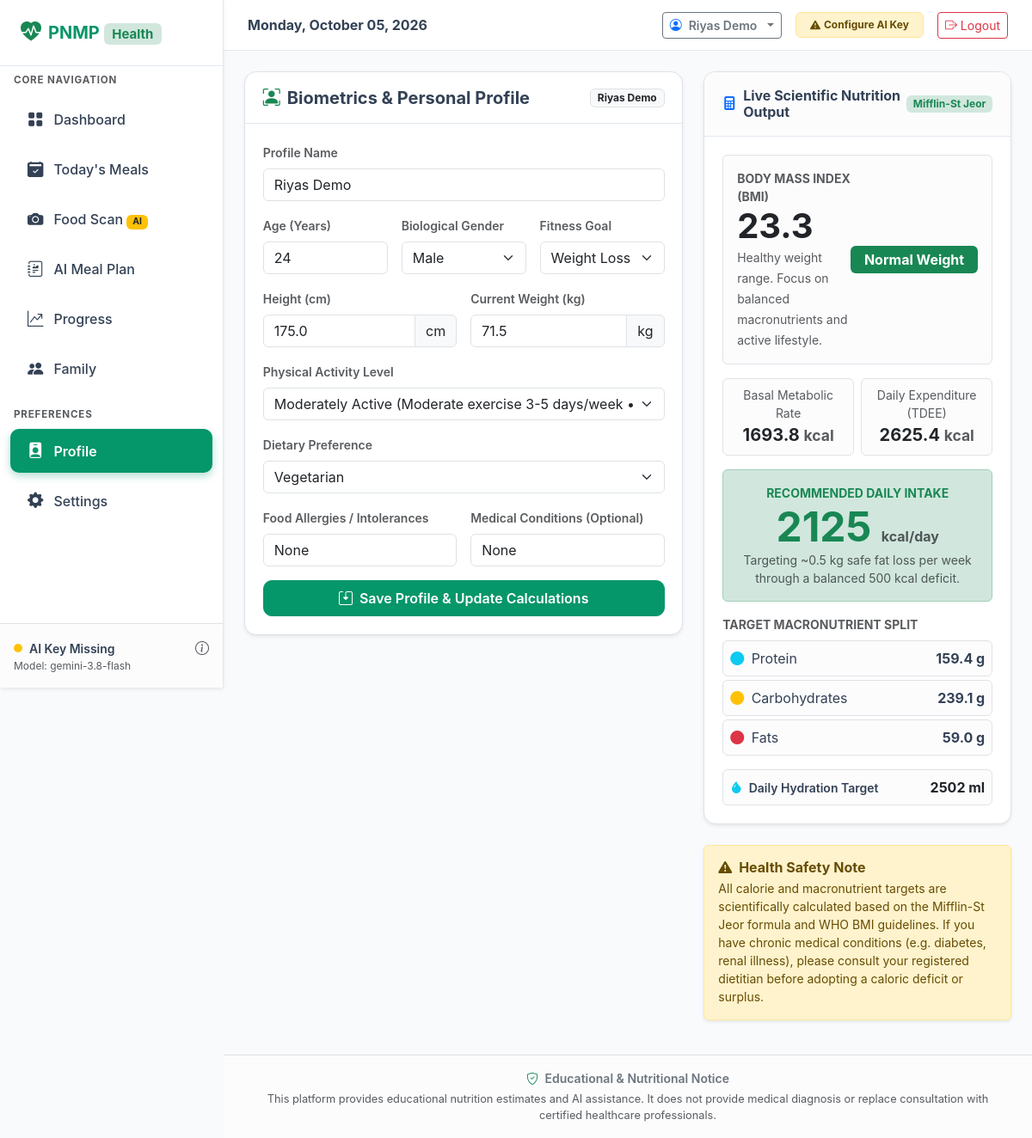
/profile, run on the app's committed database.
### tables this page shows
CREATE TABLE family_members (
        id INTEGER PRIMARY KEY AUTOINCREMENT,
        user_id INTEGER NOT NULL REFERENCES users(id) ON DELETE CASCADE,
        name TEXT NOT NULL,
        relationship TEXT DEFAULT 'Self',
        is_primary INTEGER DEFAULT 0,
        created_at TIMESTAMP DEFAULT CURRENT_TIMESTAMP
    );

CREATE TABLE profiles (
        id INTEGER PRIMARY KEY AUTOINCREMENT,
        member_id INTEGER UNIQUE NOT NULL REFERENCES family_members(id) ON DELETE CASCADE,
        age INTEGER DEFAULT 25,
        gender TEXT DEFAULT 'Male',
        height_cm REAL DEFAULT 172.0,
        weight_kg REAL DEFAULT 68.0,
        activity_level TEXT DEFAULT 'Moderately Active',
        dietary_preference TEXT DEFAULT 'Vegetarian',
        allergies TEXT DEFAULT '',
        medical_conditions TEXT DEFAULT '',
        fitness_goal TEXT DEFAULT 'Weight Maintenance',
        updated_at TIMESTAMP DEFAULT CURRENT_TIMESTAMP
    );

### app.py (the view, shortened to what this page needs)
@app.route("/profile", methods=["GET", "POST"])
@login_required
def profile():
    member_id = session.get("active_member_id")
    conn = get_db()
    cursor = conn.cursor()
    profile_data, targets = get_active_profile_and_targets(member_id)
    cursor.execute("SELECT name, relationship FROM family_members WHERE id = ?", (member_id,))
    member_info = cursor.fetchone()
    conn.close()
    return render_template("profile.html", profile=profile_data, targets=targets, member_info=member_info)

### templates/profile.html (shortened to what this page needs)
{% extends "base.html" %}
{% block content %}
<div class="row g-4">
  <div class="col-lg-7">
    <div class="pnmp-card shadow-sm border">
      <div class="pnmp-card-header">
        <h5 class="mb-0 fw-bold d-flex align-items-center gap-2">
          <i class="bi bi-person-bounding-box text-success"></i> Biometrics & Personal Profile
        </h5>
        <span class="badge bg-light text-dark border">{{ member_info.name if member_info else 'User' }}</span>
      </div>
      <div class="pnmp-card-body">
        <form method="POST" action="{{ url_for('profile') }}" id="profileForm">
          <div class="mb-3">
            <label for="name" class="form-label fw-semibold small text-muted">Profile Name</label>
            <input type="text" class="form-control" id="name" name="name" value="{{ member_info.name if member_info else '' }}" required>
          </div>
          <div class="row g-3 mb-3">
            <div class="col-md-4">
              <label for="age" class="form-label fw-semibold small text-muted">Age (Years)</label>
              <input type="number" class="form-control" id="age" name="age" value="{{ profile.age }}" min="10" max="120" required oninput="calculateLivePreview()">
            </div>
            <div class="col-md-4">
              <label for="gender" class="form-label fw-semibold small text-muted">Biological Gender</label>
              <select class="form-select" id="gender" name="gender" required onchange="calculateLivePreview()">
                <option value="Male" {% if profile.gender == 'Male' %}selected{% endif %}>Male</option>
              </select>
            </div>
            <div class="col-md-4">
              <label for="fitness_goal" class="form-label fw-semibold small text-muted">{{ t('fitness_goal') }}</label>
              <select class="form-select" id="fitness_goal" name="fitness_goal" required onchange="calculateLivePreview()">
                <option value="Weight Loss" {% if profile.fitness_goal == 'Weight Loss' %}selected{% endif %}>Weight Loss (-500 kcal)</option>
              </select>
            </div>
          </div>
          <div class="row g-3 mb-3">
            <div class="col-md-6">
              <label for="height_cm" class="form-label fw-semibold small text-muted">Height (cm)</label>
              <div class="input-group">
                <input type="number" step="0.5" class="form-control" id="height_cm" name="height_cm" value="{{ profile.height_cm }}" min="80" max="250" required oninput="calculateLivePreview()">
                <span class="input-group-text bg-light">cm</span>
              </div>
            </div>
            <div class="col-md-6">
              <label for="weight_kg" class="form-label fw-semibold small text-muted">Current Weight (kg)</label>
              <div class="input-group">
                <input type="number" step="0.1" class="form-control" id="weight_kg" name="weight_kg" value="{{ profile.weight_kg }}" min="25" max="300" required oninput="calculateLivePreview()">
                <span class="input-group-text bg-light">kg</span>
              </div>
            </div>
          </div>
          <div class="mb-3">
            <label for="activity_level" class="form-label fw-semibold small text-muted">Physical Activity Level</label>
            <select class="form-select" id="activity_level" name="activity_level" required onchange="calculateLivePreview()">
              <option value="Moderately Active" {% if profile.activity_level == 'Moderately Active' %}selected{% endif %}>Moderately Active (Moderate exercise 3-5 days/week &bull; 1.55x)</option>
            </select>
          </div>
          <div class="mb-3">
            <label for="dietary_preference" class="form-label fw-semibold small text-muted">{{ t('dietary_preference') }}</label>
            <select class="form-select" id="dietary_preference" name="dietary_preference">
              <option value="Vegetarian" {% if profile.dietary_preference == 'Vegetarian' %}selected{% endif %}>Vegetarian</option>
            </select>
          </div>
          <div class="row g-3 mb-3">
            <div class="col-md-6">
              <label for="allergies" class="form-label fw-semibold small text-muted">Food Allergies / Intolerances</label>
              <input type="text" class="form-control" id="allergies" name="allergies" value="{{ profile.allergies }}" placeholder="e.g. Peanuts, Lactose, Gluten">
            </div>
            <div class="col-md-6">
              <label for="medical_conditions" class="form-label fw-semibold small text-muted">Medical Conditions (Optional)</label>
              <input type="text" class="form-control" id="medical_conditions" name="medical_conditions" value="{{ profile.medical_conditions }}" placeholder="e.g. Type 2 Diabetes, Hypertension">
            </div>
          </div>
          <button type="submit" class="btn btn-primary w-100 py-2 fw-semibold">
            <i class="bi bi-save2 me-1"></i> Save Profile & Update Calculations
          </button>
        </form>
      </div>
    </div>
  </div>
  <div class="col-lg-5">
    <div class="pnmp-card shadow-sm border mb-4">
      <div class="pnmp-card-header bg-light-subtle">
        <h6 class="mb-0 fw-bold d-flex align-items-center gap-2">
          <i class="bi bi-calculator-fill text-primary"></i> Live Scientific Nutrition Output
        </h6>
        <span class="badge bg-success-subtle text-success">Mifflin-St Jeor</span>
      </div>
      <div class="pnmp-card-body">
        <div class="d-flex align-items-center justify-content-between p-3 border rounded mb-3 bg-light-subtle">
          <div>
            <div class="text-muted small text-uppercase fw-bold">Body Mass Index (BMI)</div>
            <div class="display-6 fw-bold text-dark" id="liveBmi">{{ targets.bmi }}</div>
            <small class="text-muted" id="liveBmiAdvice">{{ targets.bmi_advice }}</small>
          </div>
          <span class="badge bg-{{ targets.bmi_color }} fs-6 py-2 px-3" id="liveBmiCat">{{ targets.bmi_category }}</span>
        </div>
        <div class="row g-2 mb-3 text-center">
          <div class="col-6">
            <div class="border rounded p-2 bg-light-subtle">
              <div class="text-muted small">Basal Metabolic Rate</div>
              <div class="fw-bold fs-5 text-dark" id="liveBmr">{{ targets.bmr }} <small class="text-muted fs-8">kcal</small></div>
            </div>
          </div>
          <div class="col-6">
            <div class="border rounded p-2 bg-light-subtle">
              <div class="text-muted small">Daily Expenditure (TDEE)</div>
              <div class="fw-bold fs-5 text-dark" id="liveTdee">{{ targets.tdee }} <small class="text-muted fs-8">kcal</small></div>
            </div>
          </div>
        </div>
        <div class="border rounded p-3 text-center mb-3 bg-success-subtle border-success-subtle">
          <div class="text-success small fw-bold text-uppercase">Recommended Daily Intake</div>
          <div class="display-5 fw-bold text-success" id="liveTargetCals">{{ targets.target_calories }} <span class="fs-6 text-muted">kcal/day</span></div>
          <div class="text-muted small" id="liveGoalNote">{{ targets.goal_note }}</div>
        </div>
        <div class="mb-3">
          <div class="fw-bold small text-muted text-uppercase mb-2">Target Macronutrient Split</div>
          <div class="d-flex justify-content-between border rounded p-2 mb-1 bg-light-subtle">
            <span><i class="bi bi-circle-fill text-info me-1"></i> Protein</span>
            <strong id="liveProtein">{{ targets.protein_g }} g</strong>
          </div>
          <div class="d-flex justify-content-between border rounded p-2 mb-1 bg-light-subtle">
            <span><i class="bi bi-circle-fill text-warning me-1"></i> Carbohydrates</span>
            <strong id="liveCarbs">{{ targets.carbs_g }} g</strong>
          </div>
          <div class="d-flex justify-content-between border rounded p-2 mb-1 bg-light-subtle">
            <span><i class="bi bi-circle-fill text-danger me-1"></i> Fats</span>
            <strong id="liveFat">{{ targets.fat_g }} g</strong>
          </div>
        </div>
        <div class="d-flex justify-content-between align-items-center border rounded p-2 bg-light-subtle">
          <span class="small fw-semibold"><i class="bi bi-droplet-fill text-info me-1"></i> Daily Hydration Target</span>
          <strong class="text-dark" id="liveWater">{{ targets.water_target_ml }} ml</strong>
        </div>
      </div>
    </div>
    <div class="alert alert-warning border-warning-subtle shadow-sm small">
      <h6 class="fw-bold alert-heading mb-1"><i class="bi bi-exclamation-triangle-fill me-1"></i> Health Safety Note</h6>
      <p class="mb-0">
        All calorie and macronutrient targets are scientifically calculated based on the Mifflin-St Jeor formula and WHO BMI guidelines. If you have chronic medical conditions (e.g. diabetes, renal illness), please consult your registered dietitian before adopting a caloric deficit or surplus.
      </p>
    </div>
  </div>
</div>
{% endblock %}

### templates/base.html (shortened to what this page needs)
<!DOCTYPE html>
<html lang="{{ current_lang or 'en' }}" data-theme="{{ current_theme or 'light' }}">
<head>
  <link rel="stylesheet" href="https://cdn.jsdelivr.net/npm/bootstrap@5.3.3/dist/css/bootstrap.min.css">
  <link rel="stylesheet" href="https://cdn.jsdelivr.net/npm/bootstrap-icons@1.11.3/font/bootstrap-icons.min.css">
  <link rel="stylesheet" href="{{ url_for('static', filename='css/style.css') }}">
</head>
<body>
{% if session.get('user_id') %}
  <aside class="pnmp-sidebar shadow-sm">
    <a href="{{ url_for('dashboard') }}" class="pnmp-brand">
      <i class="bi bi-heart-pulse-fill text-success fs-4"></i>
      <span>PNMP <span class="badge bg-success-subtle text-success fs-7">Health</span></span>
    </a>
    <div class="px-3 py-2 text-uppercase text-muted fw-bold" style="font-size: 0.725rem; letter-spacing: 0.05rem;">
      Core Navigation
    </div>
    <nav class="nav flex-column mb-auto">
      <a href="{{ url_for('dashboard') }}" class="pnmp-nav-link {% if request.endpoint == 'dashboard' %}active{% endif %}">
        <i class="bi bi-grid-fill"></i>
        <span>{{ t('nav_dashboard') }}</span>
      </a>
      <a href="{{ url_for('today') }}" class="pnmp-nav-link {% if request.endpoint == 'today' %}active{% endif %}">
        <i class="bi bi-calendar2-check-fill"></i>
        <span>{{ t('nav_today') }}</span>
      </a>
      <a href="{{ url_for('food_scan') }}" class="pnmp-nav-link {% if request.endpoint == 'food_scan' %}active{% endif %}">
        <i class="bi bi-camera-fill"></i>
        <span>{{ t('nav_food_scan') }} <span class="badge bg-warning text-dark ms-auto" style="font-size: 0.65rem;">AI</span></span>
      </a>
      <a href="{{ url_for('meal_plan') }}" class="pnmp-nav-link {% if request.endpoint == 'meal_plan' %}active{% endif %}">
        <i class="bi bi-journal-richtext"></i>
        <span>{{ t('nav_meal_plan') }}</span>
      </a>
      <a href="{{ url_for('progress') }}" class="pnmp-nav-link {% if request.endpoint == 'progress' %}active{% endif %}">
        <i class="bi bi-graph-up-arrow"></i>
        <span>{{ t('nav_progress') }}</span>
      </a>
      <a href="{{ url_for('family') }}" class="pnmp-nav-link {% if request.endpoint == 'family' %}active{% endif %}">
        <i class="bi bi-people-fill"></i>
        <span>{{ t('nav_family') }}</span>
      </a>
      <div class="px-3 pt-3 pb-1 text-uppercase text-muted fw-bold" style="font-size: 0.725rem; letter-spacing: 0.05rem;">
        Preferences
      </div>
      <a href="{{ url_for('profile') }}" class="pnmp-nav-link {% if request.endpoint == 'profile' %}active{% endif %}">
        <i class="bi bi-person-badge-fill"></i>
        <span>{{ t('nav_profile') }}</span>
      </a>
      <a href="{{ url_for('settings') }}" class="pnmp-nav-link {% if request.endpoint == 'settings' %}active{% endif %}">
        <i class="bi bi-gear-fill"></i>
        <span>{{ t('nav_settings') }}</span>
      </a>
    </nav>
    <div class="p-3 border-top bg-light-subtle">
      <div class="d-flex align-items-center justify-content-between">
        <div class="d-flex align-items-center gap-2">
          <span class="p-1 rounded-circle {% if ai_ready %}bg-success{% else %}bg-warning{% endif %} d-inline-block" style="width: 10px; height: 10px;"></span>
          <span class="small fw-semibold">{% if ai_ready %}Gemini Ready{% else %}AI Key Missing{% endif %}</span>
        </div>
        <a href="{{ url_for('settings') }}" class="text-muted" title="AI Settings"><i class="bi bi-info-circle"></i></a>
      </div>
      <div class="text-muted" style="font-size: 0.75rem;">Model: {{ gemini_model }}</div>
    </div>
  </aside>
  <div class="pnmp-main-content">
    <header class="pnmp-topbar d-flex align-items-center justify-content-between">
      <div class="d-flex align-items-center gap-3">
        <div class="d-none d-sm-block">
          <h6 class="mb-0 fw-bold">{{ today_date }}</h6>
        </div>
      </div>
      <div class="d-flex align-items-center gap-2 gap-sm-3">
        {% if family_members %}
        <div class="dropdown">
          <button class="btn btn-sm btn-outline-secondary dropdown-toggle d-flex align-items-center gap-2" type="button" data-bs-toggle="dropdown">
            <i class="bi bi-person-circle text-primary"></i>
            <span class="fw-semibold">{{ current_member.name if current_member else 'Member' }}</span>
          </button>
        </div>
        {% endif %}
        {% if ai_ready %}
          <span class="badge bg-success-subtle text-success border border-success-subtle d-none d-md-inline-flex align-items-center gap-1 py-2 px-3">
            <i class="bi bi-cpu-fill"></i> Gemini Active
          </span>
        {% else %}
          <a href="{{ url_for('settings') }}" class="badge bg-warning-subtle text-warning-emphasis border border-warning-subtle d-none d-md-inline-flex align-items-center gap-1 py-2 px-3 text-decoration-none">
            <i class="bi bi-exclamation-triangle-fill"></i> Configure AI Key
          </a>
        {% endif %}
        <a href="{{ url_for('logout') }}" class="btn btn-sm btn-outline-danger" title="{{ t('nav_logout') }}">
          <i class="bi bi-box-arrow-right"></i> <span class="d-none d-md-inline">{{ t('nav_logout') }}</span>
        </a>
      </div>
    </header>
    <main class="container-fluid p-3 p-md-4">
      {% block content %}{% endblock %}
    </main>
    <footer class="mt-auto py-3 px-4 border-top text-center text-muted small bg-light-subtle">
      <div class="container-fluid">
        <p class="mb-1 fw-semibold text-secondary">
          <i class="bi bi-shield-check text-success me-1"></i> {{ t('disclaimer_title') }}
        </p>
        <p class="mb-0 text-muted" style="font-size: 0.8rem;">
          {{ t('disclaimer_text') }}
        </p>
      </div>
    </footer>
  </div>
{% endif %}
</body>
</html>

### data on the page
family_members: name "Riyas Demo"
profiles: age "24", gender "Male", fitness_goal "Weight Loss (-500 kcal)", height_cm "175.0", weight_kg "71.5", activity_level "Moderately Active (Moderate exercise 3-5 days/week • 1.55x)", dietary_preference "Vegetarian", allergies "None", medical_conditions "None"

### other printed values
{{ t('nav_dashboard') }} "Dashboard"
{{ t('nav_today') }} "Today's Meals"
{{ t('nav_food_scan') }} "Food Scan"
{{ t('nav_meal_plan') }} "AI Meal Plan"
{{ t('nav_progress') }} "Progress"
{{ t('nav_family') }} "Family"
{{ t('nav_profile') }} "Profile"
{{ t('nav_settings') }} "Settings"
{{ gemini_model }} "gemini-3.8-flash"
{{ t('nav_logout') }} "Logout"
{{ t('fitness_goal') }} "Fitness Goal"
{{ t('dietary_preference') }} "Dietary Preference"
{{ targets.bmi }} "23.3"
{{ targets.bmi_advice }} "Healthy weight range. Focus on balanced macronutrients and active lifestyle."
{{ targets.bmi_category }} "Normal Weight"
